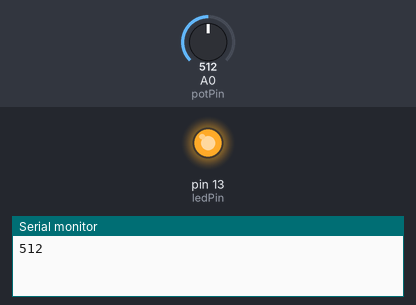
Recording of a sketch running on a simulated Arduino Uno, built with avr-gcc and run on an emulated ATmega328P. Shown: output pins drawn as LEDs (lit = HIGH), the last lines printed to the serial monitor. Dashed ring = blinking. The test bench sets the inputs (shaded band); at power-on: A0 (potPin) = 512.

Above: at 1.3 s.
1.4 s: A0 (potPin) set to 122
At 1.59 s:
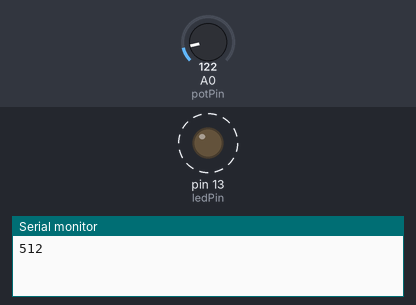
4.4 s: A0 (potPin) set to 0
6.0 s: A0 (potPin) set to 306
At 6.45 s:
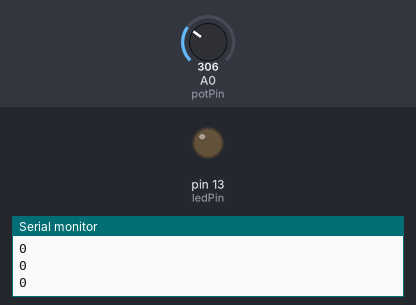
Timing chart, 0 to 15.0 s (numbered marks = the images above; inputs shaded):
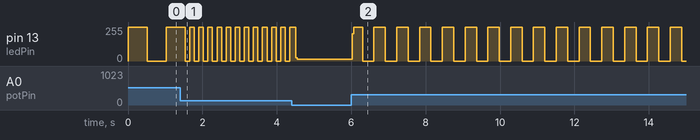

Measured:
- after the input at 1.4 s, pin 13 (ledPin): alternates 255/255 for 0.12 s and 0/255 for 0.12 s, starting after 0.26 s
- after the input at 6.0 s, pin 13 (ledPin): 12/255 → 204/255 at once, then moves between 0/255 and 255/255, repeating every 1.2 s

The sketch:

task2Week4.ino
```cpp
 int ledPin = 13;
 int potPin = 0;

void setup() {
  pinMode(ledPin, OUTPUT);
  Serial.begin(12000);
}

void loop() {

  digitalWrite(ledPin, HIGH);
  delay(analogRead(potPin));
  digitalWrite(ledPin, LOW);
  delay(analogRead(potPin));

   Serial.println(analogRead(potPin));

}
```
